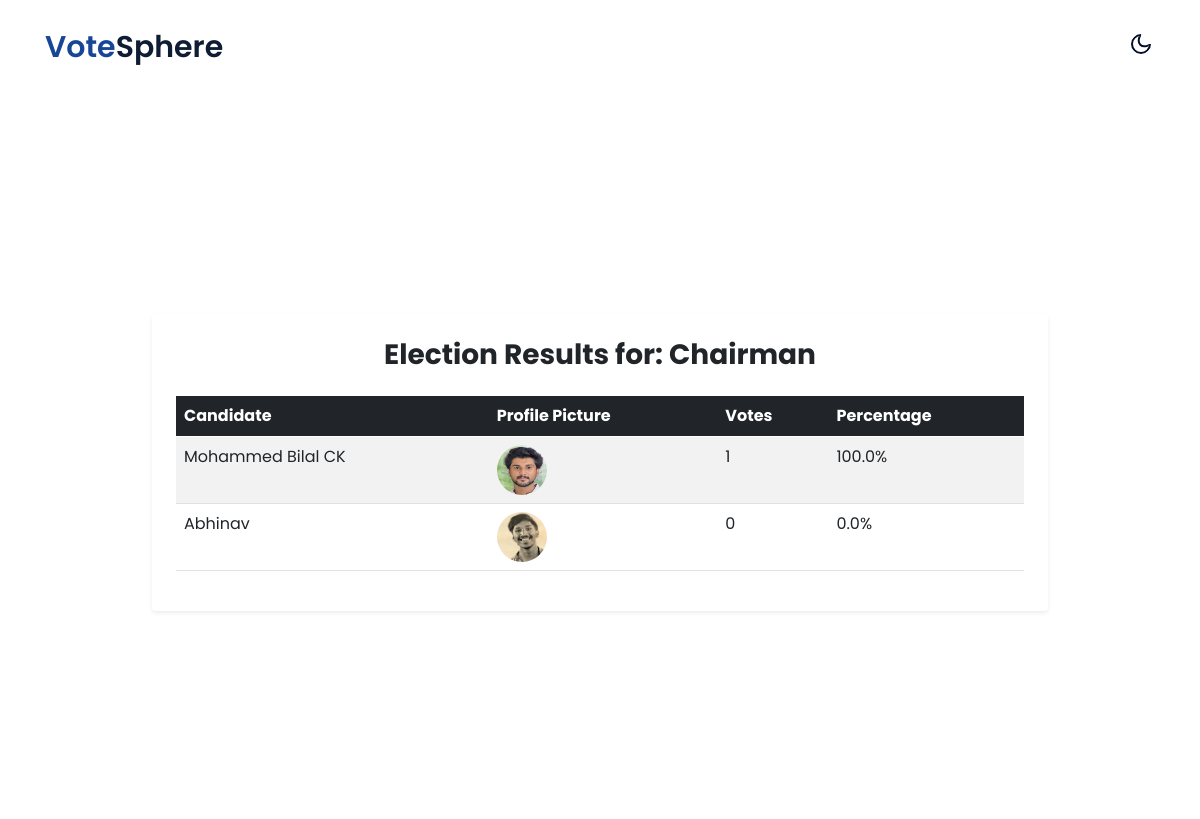
Page /elections/6/results/ on the committed database.
### vote/models.py (models this page shows, shortened)
class Election(models.Model):
    campaign = models.ForeignKey(ElectionCampaign, on_delete=models.CASCADE)
    name = models.CharField(max_length=255)  # ✅ Only Election Name now

class Candidate(models.Model):
    election = models.ForeignKey(Election, on_delete=models.CASCADE)  # ✅ Link to Election
    name = models.CharField(max_length=255)
    subtitle = models.CharField(max_length=255, blank=True, null=True)
    profile_picture = models.ImageField(upload_to="candidate_profiles/", blank=True, null=True)

### vote/views.py (the view)
# urls.py: path("elections/<int:election_id>/results/", views.election_results, name="election_results"),
def election_results(request, election_id):
    election = get_object_or_404(Election, id=election_id)
    candidates = Candidate.objects.filter(election=election)
    total_votes = Vote.objects.filter(candidate__election=election).count()
    results = []
    for candidate in candidates:
        votes = Vote.objects.filter(candidate=candidate).count()
        percentage = (votes / total_votes) * 100 if total_votes > 0 else 0
        results.append({
            "candidate": candidate,
            "votes": votes,
            "percentage": round(percentage, 2)
        })
    return render(request, "election_results.html", {
        "election": election,
        "results": results,
        "total_votes": total_votes
    })

### vote/templates/election_results.html (shortened to what this page needs)
{% load static %}
<!doctype html>
<html lang="en">
<head>
    <link rel="stylesheet" href="https://cdnjs.cloudflare.com/ajax/libs/font-awesome/6.3.0/css/all.min.css">
    <link rel="stylesheet" href="{% static 'css/style-starter.css' %}">
</head>
<body>
    <header id="site-header" class="fixed-top">
        <div class="container">
            <nav class="navbar navbar-expand-lg navbar-light stroke py-lg-0">
                <h1><a class="navbar-brand pe-xl-5 pe-lg-4" href="#">
                        <span class="sublog">vote</span>Sphere
                    </a></h1>
                <div class="mobile-position">
                    <nav class="navigation">
                        <div class="theme-switch-wrapper">
                            <label class="theme-switch" for="checkbox">
                                <div class="mode-container">
                                    <i class="gg-moon"></i>
                                </div>
                            </label>
                        </div>
                    </nav>
                </div>
            </nav>
        </div>
    </header>
    <section class="w3l-main-content" id="about">
        <div class="container">
            <section class="w3l-main-content mt-5 pt-5">
                <div class="container py-5">
                    <div class="row justify-content-center">
                        <div class="col-lg-10">
                            <div class="card shadow-sm border-0 rounded">
                                <div class="card-body p-4">
                                    <h3 class="mb-4 text-center text-dark">Election Results for: {{ election.name }}</h3>
                                    {% if total_votes > 0 %}
                                        <div class="table-responsive">
                                            <table class="table table-striped table-hover">
                                                <thead class="table-dark">
                                                    <tr>
                                                        <th>Candidate</th>
                                                        <th>Profile Picture</th>
                                                        <th>Votes</th>
                                                        <th>Percentage</th>
                                                    </tr>
                                                </thead>
                                                <tbody>
                                                    {% for result in results %}
                                                        <tr>
                                                            <td>{{ result.candidate.name }}</td>
                                                            <td>
                                                                {% if result.candidate.profile_picture %}
                                                                    <img src="{{ result.candidate.profile_picture.url }}" class="rounded-circle" width="50" height="50">
                                                                {% else %}
                                                                    No Image
                                                                {% endif %}
                                                            </td>
                                                            <td>{{ result.votes }}</td>
                                                            <td>{{ result.percentage }}%</td>
                                                        </tr>
                                                    {% endfor %}
                                                </tbody>
                                            </table>
                                        </div>
                                    {% else %}
                                        <p class="text-muted text-center">No votes have been cast yet.</p>
                                    {% endif %}
                                </div>
                            </div>
                        </div>
                    </div>
                </div>
            </section>
        </div>
    </section>
</body>
</html>

### rows in the picture
Election: name "Chairman"
Candidate: candidate.name "Mohammed Bilal CK", candidate.profile_picture (picture), votes "1", percentage "100.0"
Candidate: candidate.name "Abhinav", candidate.profile_picture (picture), votes "0", percentage "0.0"
